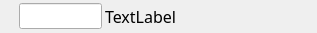
<?xml version="1.0" encoding="UTF-8"?>
<ui version="4.0">
 <class>Form</class>
 <widget class="QWidget" name="Form">
  <property name="geometry">
   <rect>
    <x>0</x>
    <y>0</y>
    <width>317</width>
    <height>33</height>
   </rect>
  </property>
  <property name="windowTitle">
   <string>Form</string>
  </property>
  <property name="styleSheet">
   <string notr="true">background-image: url(:/box/frame.svg);</string>
  </property>
  <layout class="QGridLayout" name="gridLayout">
   <property name="horizontalSpacing">
    <number>3</number>
   </property>
   <property name="margin">
    <number>0</number>
   </property>
   <item row="0" column="0">
    <widget class="QWidget" name="widget" native="true">
     <property name="minimumSize">
      <size>
       <width>16</width>
       <height>16</height>
      </size>
     </property>
     <property name="maximumSize">
      <size>
       <width>16</width>
       <height>16</height>
      </size>
     </property>
     <property name="styleSheet">
      <string notr="true">background-image: url(:/box/out.svg);</string>
     </property>
    </widget>
   </item>
   <item row="1" column="2">
    <spacer name="horizontalSpacer">
     <property name="orientation">
      <enum>Qt::Horizontal</enum>
     </property>
     <property name="sizeHint" stdset="0">
      <size>
       <width>40</width>
       <height>1</height>
      </size>
     </property>
    </spacer>
   </item>
   <item row="0" column="1">
    <widget class="QLineEdit" name="lineEdit">
     <property name="minimumSize">
      <size>
       <width>83</width>
       <height>26</height>
      </size>
     </property>
     <property name="maximumSize">
      <size>
       <width>83</width>
       <height>26</height>
      </size>
     </property>
     <property name="font">
      <font>
       <family>Ubuntu Mono</family>
      </font>
     </property>
     <property name="text">
      <string/>
     </property>
    </widget>
   </item>
   <item row="0" column="2">
    <widget class="QLabel" name="label">
     <property name="font">
      <font>
       <family>Ubuntu Mono</family>
       <pointsize>12</pointsize>
      </font>
     </property>
     <property name="text">
      <string>TextLabel</string>
     </property>
    </widget>
   </item>
  </layout>
 </widget>
 <resources>
  <include location="images.qrc"/>
 </resources>
 <connections/>
</ui>
